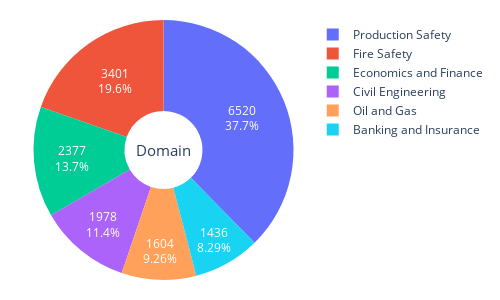

The notebook cell saved with this chart:
### Code cell
english_labels = [domain_mapping[label] for label in domain_counts.keys()]

# Create a pie chart for the number of questions in each domain
fig = go.Figure(data=[go.Pie(
    labels=english_labels, 
    values=list(domain_counts.values()), 
    hole=0.3,
    textinfo='value+percent',  # Display label, value, and percentage
    insidetextfont=dict(color='white')  # Set font color to white
)])

fig.update_layout(
    showlegend=True,
    annotations=[dict(text="Domain", font_size=15, showarrow=False)],
    margin=dict(l=20, r=40, t=20, b=20),  # Reduced margins
    width=500,  # Set compact width
    height=300  # Set compact height
)
fig.show()
# pio.write_image(fig, './img/stats_by_domain.jpg',scale=6)

### Figure 1 — Plotly figure (JSON) as saved in the notebook; plotly's stock layout.template omitted (floating-point values rounded to 4 significant figures)
{"data": [{"hole": 0.3, "insidetextfont": {"color": "white"}, "labels": ["Production Safety", "Oil and Gas", "Fire Safety", "Civil Engineering", "Economics and Finance", "Banking and Insurance"], "textinfo": "value+percent", "type": "pie", "values": [6520, 1604, 3401, 1978, 2377, 1436]}], "layout": {"annotations": [{"font": {"size": 15}, "showarrow": false, "text": "Domain"}], "height": 300, "margin": {"b": 20, "l": 20, "r": 40, "t": 20}, "showlegend": true, "width": 500}}
